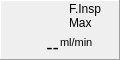
   <widget class="QFrame" name="FIMaxShow_frame">
    <property name="geometry">
     <rect>
      <x>660</x>
      <y>200</y>
      <width>120</width>
      <height>60</height>
     </rect>
    </property>
    <property name="frameShape">
     <enum>QFrame::Panel</enum>
    </property>
    <property name="frameShadow">
     <enum>QFrame::Raised</enum>
    </property>
    <widget class="QLabel" name="FIMaxShow_value">
     <property name="geometry">
      <rect>
       <x>1</x>
       <y>19</y>
       <width>58</width>
       <height>40</height>
      </rect>
     </property>
     <property name="font">
      <font>
       <pointsize>14</pointsize>
      </font>
     </property>
     <property name="autoFillBackground">
      <bool>true</bool>
     </property>
     <property name="styleSheet">
      <string notr="true"/>
     </property>
     <property name="frameShape">
      <enum>QFrame::NoFrame</enum>
     </property>
     <property name="text">
      <string>--</string>
     </property>
     <property name="textFormat">
      <enum>Qt::RichText</enum>
     </property>
     <property name="alignment">
      <set>Qt::AlignBottom|Qt::AlignRight|Qt::AlignTrailing</set>
     </property>
     <property name="margin">
      <number>4</number>
     </property>
     <property name="indent">
      <number>0</number>
     </property>
    </widget>
    <widget class="QLabel" name="FIMaxShow_unit">
     <property name="geometry">
      <rect>
       <x>60</x>
       <y>35</y>
       <width>60</width>
       <height>15</height>
      </rect>
     </property>
     <property name="font">
      <font>
       <pointsize>8</pointsize>
      </font>
     </property>
     <property name="text">
      <string>ml/min</string>
     </property>
    </widget>
    <widget class="QLabel" name="FIMaxShow_label">
     <property name="geometry">
      <rect>
       <x>69</x>
       <y>1</y>
       <width>50</width>
       <height>30</height>
      </rect>
     </property>
     <property name="text">
      <string>F.Insp Max</string>
     </property>
     <property name="wordWrap">
      <bool>true</bool>
     </property>
    </widget>
   </widget>
